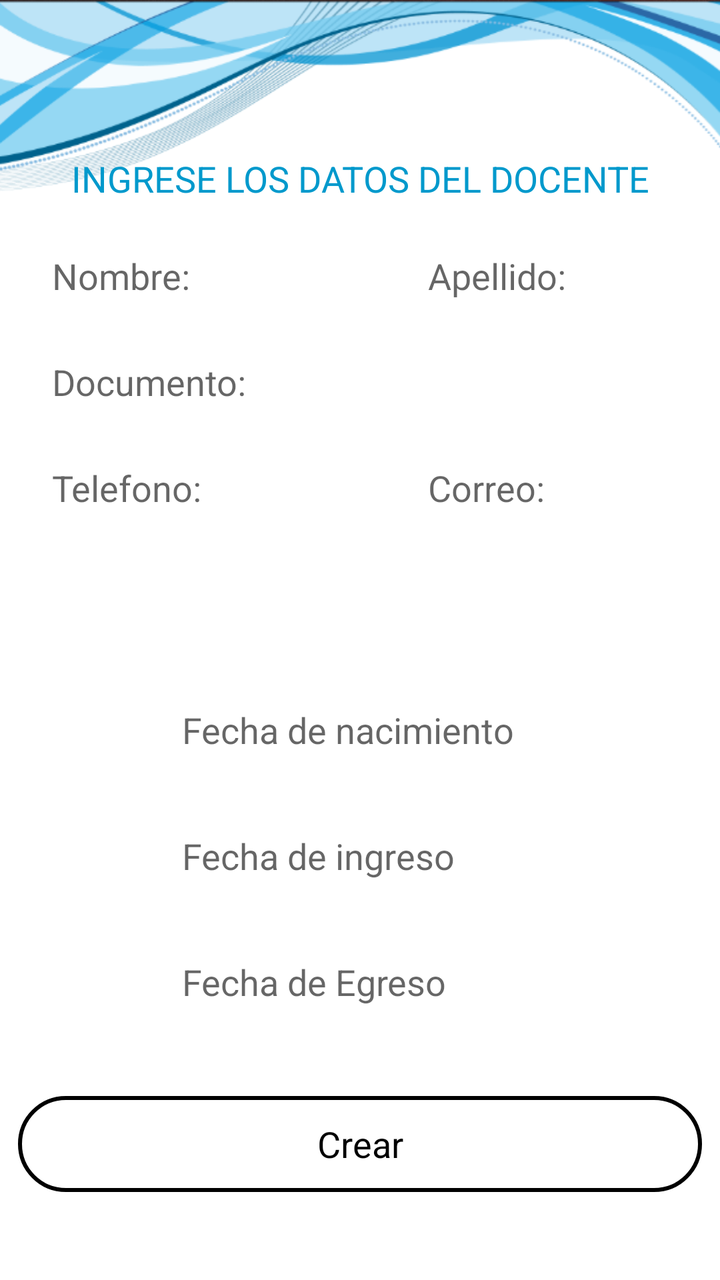
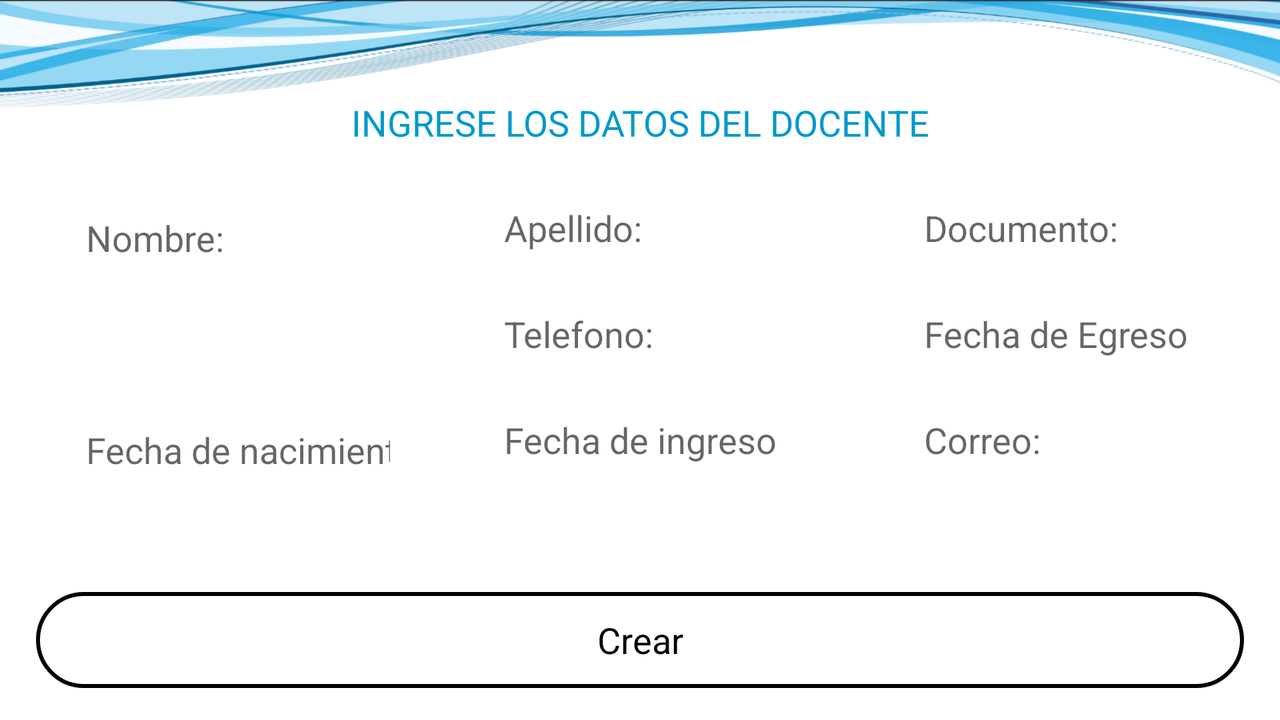

The same Android screen from two of the app's own layout files: first res/layout/ as a phone draws it, then the repository's variant for another configuration, drawn on a device whose configuration selects that folder. Both files follow.
<!-- AndroidManifest.xml: application theme AppTheme -->
<!-- res/layout/activity_crear_doc.xml -->
<?xml version="1.0" encoding="utf-8"?>
<android.support.constraint.ConstraintLayout xmlns:android="http://schemas.android.com/apk/res/android"
    xmlns:app="http://schemas.android.com/apk/res-auto"
    xmlns:tools="http://schemas.android.com/tools"
    android:layout_width="match_parent"
    android:layout_height="match_parent"
    tools:context="utec.edu.uy.appsas.CrearDocActivity"
    tools:layout_editor_absoluteY="0dp"
    tools:layout_editor_absoluteX="0dp">

    <include
        android:id="@+id/toolbarAppSAS"
        layout="@layout/toolbar"
        android:layout_height="0dp"
        android:layout_width="0dp"
        app:layout_constraintRight_toLeftOf="parent"
        tools:layout_constraintTop_creator="1"
        tools:layout_constraintRight_creator="1"
        tools:layout_constraintLeft_creator="1"
        app:layout_constraintLeft_toLeftOf="parent"
        app:layout_constraintTop_toTopOf="parent" />

    <TextView
        android:id="@+id/textView"
        android:layout_width="wrap_content"
        android:layout_height="wrap_content"
        android:text="@string/titulo_crear_docente"
        style="@style/Titulo"
        tools:layout_constraintTop_creator="1"
        tools:layout_constraintRight_creator="1"
        app:layout_constraintRight_toRightOf="parent"
        android:layout_marginTop="77dp"
        tools:layout_constraintLeft_creator="1"
        app:layout_constraintLeft_toLeftOf="parent"
        app:layout_constraintTop_toTopOf="parent" />

    <Button
        android:id="@+id/button4"
        style="@style/ButtonStyle"
        android:layout_width="0dp"
        android:layout_height="48dp"
        android:onClick="create_docente"
        android:text="@string/btn_create_doc"
        app:layout_constraintLeft_toLeftOf="parent"
        app:layout_constraintRight_toRightOf="parent"
        tools:layout_constraintTop_creator="1"
        tools:layout_constraintRight_creator="1"
        tools:layout_constraintBottom_creator="1"
        android:layout_marginStart="9dp"
        app:layout_constraintBottom_toBottomOf="parent"
        android:layout_marginEnd="9dp"
        android:layout_marginTop="48dp"
        app:layout_constraintTop_toBottomOf="@+id/linearLayout3"
        tools:layout_constraintLeft_creator="1"
        android:layout_marginBottom="63dp"
        android:layout_marginLeft="9dp"
        android:layout_marginRight="9dp" />

    <LinearLayout
        android:layout_width="254dp"
        android:layout_height="175dp"
        android:orientation="vertical"
        app:layout_constraintLeft_toLeftOf="parent"
        app:layout_constraintRight_toRightOf="parent"
        android:id="@+id/linearLayout3"
        tools:layout_constraintRight_creator="1"
        tools:layout_constraintBottom_creator="1"
        android:layout_marginStart="65dp"
        app:layout_constraintBottom_toBottomOf="parent"
        android:layout_marginEnd="65dp"
        tools:layout_constraintLeft_creator="1"
        android:layout_marginBottom="121dp"
        android:layout_marginLeft="65dp"
        android:layout_marginRight="65dp"
        app:layout_constraintHorizontal_bias="0.0">

        <EditText
            android:id="@+id/edit_fecha_nac"
            style="@style/EditTextStyle"
            android:layout_width="match_parent"
            android:layout_height="43dp"
            android:ems="10"
            android:hint="@string/fechaNac"
            android:inputType="textPersonName"
            android:onClick="fecha_nacimiento"
            tools:layout_editor_absoluteX="100dp"
            tools:layout_editor_absoluteY="289dp" />

        <Space
            android:layout_width="match_parent"
            android:layout_height="20dp" />

        <EditText
            android:id="@+id/edit_fecha_ing"
            style="@style/EditTextStyle"
            android:layout_width="match_parent"
            android:layout_height="43dp"
            android:ems="10"
            android:hint="@string/fechaIng"
            android:inputType="textPersonName"
            android:onClick="fecha_ingreso"
            tools:layout_editor_absoluteX="109dp"
            tools:layout_editor_absoluteY="345dp" />

        <Space
            android:layout_width="match_parent"
            android:layout_height="20dp" />

        <EditText
            android:id="@+id/edit_fecha_egre"
            style="@style/EditTextStyle"
            android:layout_width="match_parent"
            android:layout_height="43dp"
            android:ems="10"
            android:hint="@string/fechaEgr"
            android:inputType="textPersonName"
            android:onClick="fecha_egreso"
            tools:layout_editor_absoluteX="8dp"
            tools:layout_editor_absoluteY="402dp" />

    </LinearLayout>

    <TextView
        android:id="@+id/msg_error"
        android:layout_height="wrap_content"
        android:layout_width="wrap_content"
        android:textAlignment="center"
        android:textStyle="bold"
        android:paddingLeft="80dp"
        android:textSize="20dp"
        android:paddingStart="80dp"
        tools:layout_constraintTop_creator="1"
        tools:layout_constraintRight_creator="1"
        app:layout_constraintRight_toRightOf="parent"
        android:layout_marginTop="10dp"
        app:layout_constraintTop_toBottomOf="@+id/button4"
        tools:layout_constraintLeft_creator="1"
        app:layout_constraintLeft_toLeftOf="parent" />

    <LinearLayout
        android:layout_width="180dp"
        android:layout_height="0dp"
        android:orientation="vertical"
        app:layout_constraintLeft_toLeftOf="parent"
        tools:layout_constraintTop_creator="1"
        tools:layout_constraintBottom_creator="1"
        app:layout_constraintBottom_toBottomOf="@+id/linearLayout"
        app:layout_constraintTop_toTopOf="@+id/linearLayout"
        android:id="@+id/linearLayout2">

        <EditText
            android:id="@+id/edit_nombre"
            style="@style/EditTextStyle"
            android:layout_width="match_parent"
            android:layout_height="43dp"
            android:ems="10"
            android:hint="@string/nombre"
            android:inputType="textPersonName"
            tools:layout_editor_absoluteX="16dp"
            tools:layout_editor_absoluteY="108dp" />

        <Space
            android:layout_width="match_parent"
            android:layout_height="10dp" />

        <EditText
            android:id="@+id/edit_documento"
            style="@style/EditTextStyle"
            android:layout_width="match_parent"
            android:layout_height="43dp"
            android:ems="10"
            android:hint="@string/documento"
            android:inputType="number"
            tools:layout_editor_absoluteX="16dp"
            tools:layout_editor_absoluteY="167dp" />

        <Space
            android:layout_width="match_parent"
            android:layout_height="10dp" />

        <EditText
            android:id="@+id/edit_telefono"
            style="@style/EditTextStyle"
            android:layout_width="match_parent"
            android:layout_height="43dp"
            android:ems="10"
            android:hint="@string/telefono"
            android:inputType="phone"
            tools:layout_editor_absoluteX="8dp"
            tools:layout_editor_absoluteY="226dp" />

    </LinearLayout>

    <LinearLayout
        android:layout_width="0dp"
        android:layout_height="0dp"
        android:orientation="vertical"
        android:id="@+id/linearLayout"
        tools:layout_constraintTop_creator="1"
        tools:layout_constraintRight_creator="1"
        tools:layout_constraintBottom_creator="1"
        app:layout_constraintBottom_toTopOf="@+id/linearLayout3"
        android:layout_marginStart="8dp"
        android:layout_marginEnd="4dp"
        app:layout_constraintRight_toRightOf="parent"
        android:layout_marginTop="40dp"
        tools:layout_constraintLeft_creator="1"
        android:layout_marginBottom="29dp"
        app:layout_constraintTop_toTopOf="@+id/textView"
        app:layout_constraintLeft_toRightOf="@+id/linearLayout2"
        android:layout_marginLeft="8dp"
        android:layout_marginRight="4dp">

        <EditText
            android:id="@+id/edit_apellido"
            style="@style/EditTextStyle"
            android:layout_width="match_parent"
            android:layout_height="43dp"
            android:ems="10"
            android:hint="@string/apellido"
            android:inputType="textPersonName"
            tools:layout_editor_absoluteX="198dp"
            tools:layout_editor_absoluteY="109dp" />

        <Space
            android:layout_width="match_parent"
            android:layout_height="10dp" />

        <Spinner
            android:id="@+id/spinner"
            style="@style/EditTextStyle"
            android:layout_width="match_parent"
            android:layout_height="43dp"
            android:ems="10"
            tools:layout_editor_absoluteX="204dp"
            tools:layout_editor_absoluteY="167dp" />

        <Space
            android:layout_width="match_parent"
            android:layout_height="10dp" />

        <EditText
            android:id="@+id/edit_correo"
            style="@style/EditTextStyle"
            android:layout_width="match_parent"
            android:layout_height="43dp"
            android:ems="10"
            android:hint="@string/correo"
            android:inputType="textWebEmailAddress"
            tools:layout_editor_absoluteX="198dp"
            tools:layout_editor_absoluteY="226dp" />

    </LinearLayout>

</android.support.constraint.ConstraintLayout>
<!-- res/layout/toolbar.xml (included above) -->
<?xml version="1.0" encoding="utf-8"?>
<android.support.v7.widget.Toolbar xmlns:android="http://schemas.android.com/apk/res/android"
    xmlns:app="http://schemas.android.com/apk/res-auto"
    android:id="@+id/toolbar2"
    android:layout_width="match_parent"
    android:layout_height="41dp"
    android:background="@drawable/cuadro_transparente"
    android:minHeight="?attr/actionBarSize"
    android:theme="?attr/actionBarTheme"
    app:title="SISTEMA DE GESTION EDUCATIVA "
    app:titleMarginStart="38dp" />
<!-- resources referenced by this layout -->
<resources>
  <string name="apellido">Apellido:</string>
  <string name="btn_create_doc">Crear</string>
  <string name="correo">Correo:</string>
  <string name="documento">Documento:</string>
  <string name="fechaEgr">Fecha de Egreso</string>
  <string name="fechaIng">Fecha de ingreso</string>
  <string name="fechaNac">Fecha de nacimiento</string>
  <string name="nombre">Nombre:</string>
  <string name="telefono">Telefono:</string>
  <string name="titulo_crear_docente">INGRESE LOS DATOS DEL DOCENTE</string>
  <style name="ButtonStyle" parent="@android:style/Widget.Holo.Light.Button">
          <item name="android:background">@drawable/redondeados</item>
          <item name="android:layout_marginLeft">@dimen/activity_vertical_margin</item>
      </style>
  <style name="EditTextStyle" parent="@android:style/Widget.Holo.Light.EditText">
          <item name="android:background">@drawable/rectangle</item>
          <item name="android:layout_marginLeft">@dimen/activity_vertical_margin</item>
  
  
         <item name="android:padding">10dp</item>
      </style>
  <style name="Titulo" parent="@android:style/Widget.Holo.Light.TextView">
          <item name="android:layout_width">match_parent</item>
          <item name="android:layout_height">wrap_content</item>
          <item name="android:textAppearance">?android:attr/textAppearanceMedium</item>
          <item name="android:textColor">@android:color/holo_blue_dark</item>
          <item name="android:layout_marginTop">10dp</item>
      </style>
  <style name="AppTheme" parent="Theme.AppCompat.Light.NoActionBar">
          <item name="colorPrimary">@color/colorPrimary</item>
          <item name="colorPrimaryDark">@color/colorPrimaryDark</item>
          <item name="colorAccent">@color/colorAccent</item>
  
          
          <item name="android:windowBackground">@drawable/fondologin2</item>
  
          
          <item name="android:editTextStyle">@style/EditTextStyle</item>
          
          <item name="android:windowFullscreen">true</item>
  
  
      </style>
  <!-- drawable redondeados (drawable) -->
  <?xml version="1.0" encoding="utf-8"?>
  <shape xmlns:android="http://schemas.android.com/apk/res/android" >
      
      <corners android:radius="100dp" />
      <stroke android:color="#000" android:width="2dp"></stroke>
  
  </shape>
  <dimen name="activity_vertical_margin">16dp</dimen>
  <!-- drawable fondologin2: png bitmap (drawable, 56106 bytes) -->
</resources>
<!-- res/layout-land/activity_crear_doc.xml (the repository's variant of the layout above) -->
<!-- drawn on the phone turned sideways -->
<?xml version="1.0" encoding="utf-8"?>
<android.support.constraint.ConstraintLayout xmlns:android="http://schemas.android.com/apk/res/android"
    xmlns:app="http://schemas.android.com/apk/res-auto"
    xmlns:tools="http://schemas.android.com/tools"
    android:orientation="vertical"
    android:layout_width="match_parent"
    android:layout_height="match_parent"
    tools:context="utec.edu.uy.appsas.CrearDocActivity"
    tools:layout_editor_absoluteY="0dp"
    tools:layout_editor_absoluteX="0dp">

    <TextView
        android:id="@+id/msg_error"
        android:layout_width="wrap_content"
        android:layout_height="wrap_content"
        android:paddingLeft="80dp"
        android:paddingStart="80dp"
        android:textAlignment="center"
        android:textSize="20dp"
        android:textStyle="bold"
        tools:layout_constraintTop_creator="1"
        android:layout_marginStart="47dp"
        app:layout_constraintTop_toBottomOf="@+id/textView12"
        tools:layout_constraintLeft_creator="1"
        app:layout_constraintLeft_toLeftOf="@+id/linearLayout5"
        android:layout_marginLeft="47dp" />

    <Button
        android:id="@+id/button4"
        style="@style/ButtonStyle"
        android:layout_width="0dp"
        android:layout_height="48dp"
        android:onClick="create_docente"
        android:text="@string/btn_create_doc"
        app:layout_constraintBottom_toBottomOf="parent"
        android:layout_marginBottom="16dp"
        tools:layout_constraintRight_creator="1"
        android:layout_marginStart="18dp"
        android:layout_marginEnd="18dp"
        app:layout_constraintRight_toRightOf="parent"
        tools:layout_constraintLeft_creator="1"
        app:layout_constraintLeft_toLeftOf="parent"
        android:layout_marginLeft="18dp"
        android:layout_marginRight="18dp" />

    <TextView
        android:id="@+id/textView12"
        style="@style/Titulo"
        android:layout_width="wrap_content"
        android:layout_height="wrap_content"
        android:text="@string/titulo_crear_docente"
        tools:layout_constraintTop_creator="1"
        tools:layout_constraintRight_creator="1"
        app:layout_constraintRight_toRightOf="parent"
        android:layout_marginTop="49dp"
        tools:layout_constraintLeft_creator="1"
        app:layout_constraintLeft_toLeftOf="parent"
        app:layout_constraintTop_toTopOf="parent" />

    <LinearLayout
        android:layout_width="188dp"
        android:layout_height="167dp"
        android:layout_marginEnd="4dp"
        android:layout_marginRight="4dp"
        android:orientation="vertical"
        app:layout_constraintBottom_toBottomOf="parent"
        app:layout_constraintLeft_toLeftOf="parent"
        app:layout_constraintRight_toLeftOf="@+id/linearLayout5"
        app:layout_constraintTop_toTopOf="parent"
        app:layout_constraintVertical_bias="0.502"
        tools:layout_constraintBottom_creator="1"
        tools:layout_constraintLeft_creator="1"
        tools:layout_constraintRight_creator="1"
        tools:layout_constraintTop_creator="1">

        <EditText
            android:id="@+id/edit_nombre"
            style="@style/EditTextStyle"
            android:layout_width="match_parent"
            android:layout_height="44dp"
            android:ems="10"
            android:hint="@string/nombre"
            android:inputType="textPersonName"
            tools:layout_editor_absoluteX="13dp"
            tools:layout_editor_absoluteY="107dp" />

        <Space
            android:layout_width="match_parent"
            android:layout_height="10dp" />

        <Spinner
            android:id="@+id/spinner"
            style="@style/EditTextStyle"
            android:layout_width="match_parent"
            android:layout_height="43dp"
            android:ems="10"
            tools:layout_editor_absoluteX="19dp"
            tools:layout_editor_absoluteY="187dp" />

        <Space
            android:layout_width="match_parent"
            android:layout_height="10dp" />

        <EditText
            android:id="@+id/edit_fecha_nac"
            style="@style/EditTextStyle"
            android:layout_width="match_parent"
            android:layout_height="43dp"
            android:ems="10"
            android:hint="@string/fechaNac"
            android:inputType="textPersonName"
            android:onClick="fecha_nacimiento"
            tools:layout_editor_absoluteX="19dp"
            tools:layout_editor_absoluteY="260dp" />

    </LinearLayout>

    <LinearLayout
        android:id="@+id/linearLayout5"
        android:layout_width="188dp"
        android:layout_height="174dp"
        android:orientation="vertical"
        app:layout_constraintBottom_toBottomOf="parent"
        app:layout_constraintLeft_toLeftOf="parent"
        app:layout_constraintRight_toRightOf="parent"
        app:layout_constraintTop_toTopOf="parent"
        tools:layout_constraintBottom_creator="1"
        tools:layout_constraintLeft_creator="1"
        tools:layout_constraintRight_creator="1"
        tools:layout_constraintTop_creator="1"
        tools:layout_editor_absoluteX="198dp">

        <EditText
            android:id="@+id/edit_apellido"
            style="@style/EditTextStyle"
            android:layout_width="match_parent"
            android:layout_height="43dp"
            android:ems="10"
            android:hint="@string/apellido"
            android:inputType="textPersonName"
            tools:layout_editor_absoluteX="211dp"
            tools:layout_editor_absoluteY="108dp" />

        <Space
            android:layout_width="match_parent"
            android:layout_height="10dp" />

        <EditText
            android:id="@+id/edit_telefono"
            style="@style/EditTextStyle"
            android:layout_width="match_parent"
            android:layout_height="43dp"
            android:ems="10"
            android:hint="@string/telefono"
            android:inputType="phone"
            tools:layout_editor_absoluteX="211dp"
            tools:layout_editor_absoluteY="186dp" />

        <Space
            android:layout_width="match_parent"
            android:layout_height="10dp" />

        <EditText
            android:id="@+id/edit_fecha_ing"
            style="@style/EditTextStyle"
            android:layout_width="match_parent"
            android:layout_height="43dp"
            android:ems="10"
            android:hint="@string/fechaIng"
            android:inputType="textPersonName"
            android:onClick="fecha_ingreso"
            tools:layout_editor_absoluteX="227dp"
            tools:layout_editor_absoluteY="260dp" />
    </LinearLayout>

    <LinearLayout
        android:layout_width="188dp"
        android:layout_height="175dp"
        android:layout_marginBottom="0dp"
        android:layout_marginEnd="16dp"
        android:layout_marginRight="16dp"
        android:layout_marginTop="0dp"
        android:orientation="vertical"
        app:layout_constraintBottom_toBottomOf="parent"
        app:layout_constraintRight_toRightOf="parent"
        app:layout_constraintTop_toTopOf="parent"
        app:layout_constraintVertical_bias="0.502">

        <EditText
            android:id="@+id/edit_documento"
            style="@style/EditTextStyle"
            android:layout_width="match_parent"
            android:layout_height="43dp"
            android:ems="10"
            android:hint="@string/documento"
            android:inputType="number"
            tools:layout_editor_absoluteX="406dp"
            tools:layout_editor_absoluteY="107dp" />

        <Space
            android:layout_width="match_parent"
            android:layout_height="10dp" />

        <EditText
            android:id="@+id/edit_fecha_egre"
            style="@style/EditTextStyle"
            android:layout_width="match_parent"
            android:layout_height="43dp"
            android:ems="10"
            android:hint="@string/fechaEgr"
            android:inputType="textPersonName"
            android:onClick="fecha_egreso"
            tools:layout_editor_absoluteX="15dp"
            tools:layout_editor_absoluteY="119dp" />

        <Space
            android:layout_width="match_parent"
            android:layout_height="10dp" />

        <EditText
            android:id="@+id/edit_correo"
            style="@style/EditTextStyle"
            android:layout_width="match_parent"
            android:layout_height="43dp"
            android:ems="10"
            android:hint="@string/correo"
            android:inputType="textWebEmailAddress"
            tools:layout_editor_absoluteX="406dp"
            tools:layout_editor_absoluteY="186dp" />

    </LinearLayout>

</android.support.constraint.ConstraintLayout>
